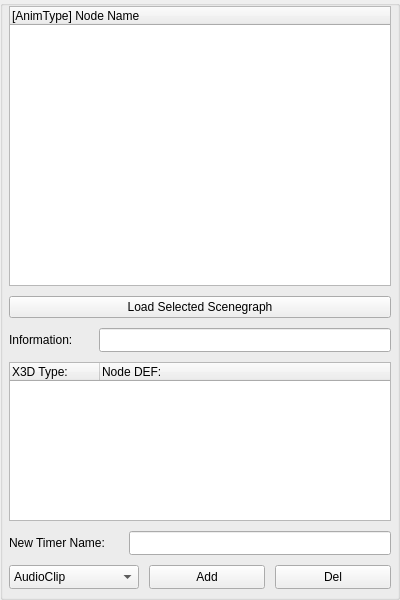
<?xml version="1.0" encoding="UTF-8"?>
<ui version="4.0">
 <class>charAnimClipPanel</class>
 <widget class="QGroupBox" name="charAnimClipPanel">
  <property name="geometry">
   <rect>
    <x>0</x>
    <y>0</y>
    <width>400</width>
    <height>600</height>
   </rect>
  </property>
  <property name="minimumSize">
   <size>
    <width>400</width>
    <height>600</height>
   </size>
  </property>
  <property name="windowTitle">
   <string>GroupBox</string>
  </property>
  <layout class="QGridLayout" name="gridLayout">
   <property name="leftMargin">
    <number>6</number>
   </property>
   <property name="topMargin">
    <number>0</number>
   </property>
   <property name="rightMargin">
    <number>6</number>
   </property>
   <property name="bottomMargin">
    <number>0</number>
   </property>
   <property name="spacing">
    <number>0</number>
   </property>
   <item row="0" column="0">
    <layout class="QVBoxLayout" name="verticalLayout">
     <property name="spacing">
      <number>10</number>
     </property>
     <item>
      <layout class="QGridLayout" name="effectedNodesLayout">
       <item row="0" column="0">
        <widget class="QTreeWidget" name="effectedNodesTree">
         <property name="minimumSize">
          <size>
           <width>0</width>
           <height>280</height>
          </size>
         </property>
         <property name="maximumSize">
          <size>
           <width>16777215</width>
           <height>16777215</height>
          </size>
         </property>
         <column>
          <property name="text">
           <string>[AnimType] Node Name</string>
          </property>
         </column>
        </widget>
       </item>
      </layout>
     </item>
     <item>
      <layout class="QHBoxLayout" name="selectedButtons">
       <property name="spacing">
        <number>10</number>
       </property>
       <item>
        <widget class="QPushButton" name="loadSelected">
         <property name="text">
          <string>Load Selected Scenegraph</string>
         </property>
        </widget>
       </item>
      </layout>
     </item>
     <item>
      <layout class="QHBoxLayout" name="horizontalLayout">
       <item>
        <widget class="QLabel" name="infoLabel">
         <property name="minimumSize">
          <size>
           <width>80</width>
           <height>24</height>
          </size>
         </property>
         <property name="maximumSize">
          <size>
           <width>16777215</width>
           <height>16777215</height>
          </size>
         </property>
         <property name="text">
          <string>Information:</string>
         </property>
        </widget>
       </item>
       <item>
        <widget class="QLineEdit" name="infoText">
         <property name="minimumSize">
          <size>
           <width>0</width>
           <height>24</height>
          </size>
         </property>
         <property name="maximumSize">
          <size>
           <width>16777215</width>
           <height>16777215</height>
          </size>
         </property>
        </widget>
       </item>
      </layout>
     </item>
     <item>
      <layout class="QVBoxLayout" name="timerLayout">
       <item>
        <widget class="QTreeWidget" name="animPackTree">
         <property name="minimumSize">
          <size>
           <width>0</width>
           <height>100</height>
          </size>
         </property>
         <property name="maximumSize">
          <size>
           <width>16777215</width>
           <height>16777215</height>
          </size>
         </property>
         <property name="columnCount">
          <number>2</number>
         </property>
         <attribute name="headerMinimumSectionSize">
          <number>90</number>
         </attribute>
         <attribute name="headerDefaultSectionSize">
          <number>90</number>
         </attribute>
         <column>
          <property name="text">
           <string>X3D Type:</string>
          </property>
         </column>
         <column>
          <property name="text">
           <string>Node DEF:</string>
          </property>
         </column>
        </widget>
       </item>
       <item>
        <layout class="QHBoxLayout" name="horizontalLayout_2">
         <item>
          <widget class="QLabel" name="timerNameLabel">
           <property name="minimumSize">
            <size>
             <width>110</width>
             <height>24</height>
            </size>
           </property>
           <property name="maximumSize">
            <size>
             <width>16777215</width>
             <height>16777215</height>
            </size>
           </property>
           <property name="text">
            <string>New Timer Name:</string>
           </property>
          </widget>
         </item>
         <item>
          <widget class="QLineEdit" name="timerNameText">
           <property name="minimumSize">
            <size>
             <width>0</width>
             <height>24</height>
            </size>
           </property>
           <property name="maximumSize">
            <size>
             <width>16777215</width>
             <height>16777215</height>
            </size>
           </property>
          </widget>
         </item>
        </layout>
       </item>
       <item>
        <layout class="QHBoxLayout" name="addDeleteTimers">
         <property name="spacing">
          <number>10</number>
         </property>
         <item>
          <widget class="QComboBox" name="animPackChoice">
           <property name="minimumSize">
            <size>
             <width>130</width>
             <height>24</height>
            </size>
           </property>
           <property name="maximumSize">
            <size>
             <width>16777215</width>
             <height>16777215</height>
            </size>
           </property>
           <item>
            <property name="text">
             <string>AudioClip</string>
            </property>
           </item>
           <item>
            <property name="text">
             <string>MovieTexture</string>
            </property>
           </item>
           <item>
            <property name="text">
             <string>TimeSensor</string>
            </property>
           </item>
          </widget>
         </item>
         <item>
          <widget class="QPushButton" name="addAnimPack">
           <property name="minimumSize">
            <size>
             <width>50</width>
             <height>24</height>
            </size>
           </property>
           <property name="maximumSize">
            <size>
             <width>16777215</width>
             <height>16777215</height>
            </size>
           </property>
           <property name="text">
            <string>Add</string>
           </property>
          </widget>
         </item>
         <item>
          <widget class="QPushButton" name="delAnimPack">
           <property name="minimumSize">
            <size>
             <width>50</width>
             <height>24</height>
            </size>
           </property>
           <property name="maximumSize">
            <size>
             <width>16777215</width>
             <height>16777215</height>
            </size>
           </property>
           <property name="text">
            <string>Del</string>
           </property>
          </widget>
         </item>
        </layout>
       </item>
      </layout>
     </item>
     <item>
      <spacer name="verticalSpacer">
       <property name="orientation">
        <enum>Qt::Vertical</enum>
       </property>
       <property name="sizeHint" stdset="0">
        <size>
         <width>20</width>
         <height>40</height>
        </size>
       </property>
      </spacer>
     </item>
    </layout>
   </item>
  </layout>
 </widget>
 <resources/>
 <connections/>
</ui>
